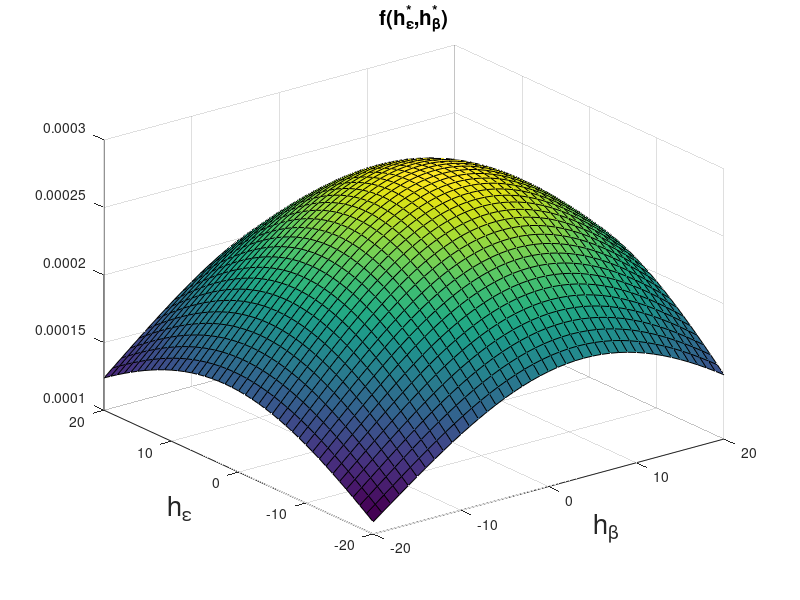
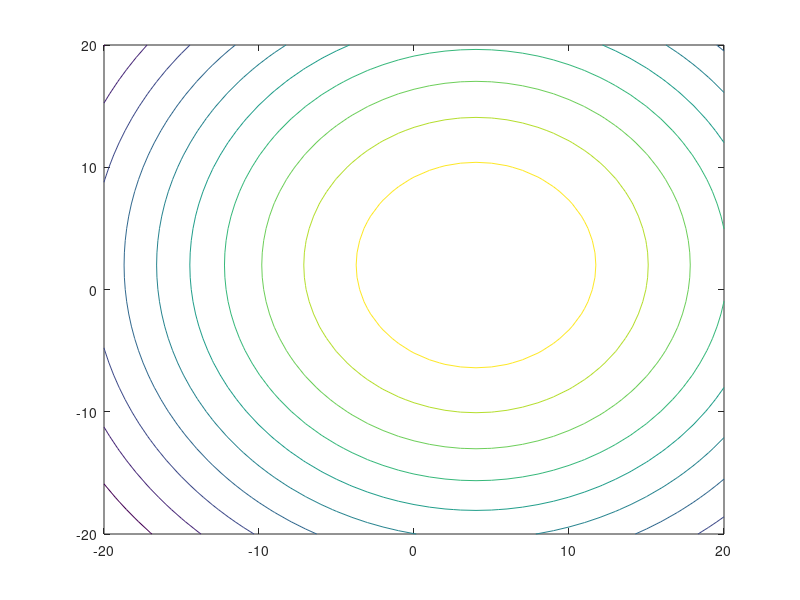

The MATLAB script that drew these images, in order: (Note: this script raises an error after producing the figures.)
%% 
% Spreading density function
% 
% $$f{\left(h_{\varepsilon } ,h_{\beta } \right)}=\frac{1}{2\pi \sigma_{\varepsilon 
% } \sigma_{\beta } }e^{-{\left[\frac{{{\left(h_{\varepsilon } -m_{\varepsilon 
% } \right)}}^2 }{2\sigma_{\varepsilon }^2 }\ +\ \frac{{{\left(h_{\beta } -m_{\beta 
% } \right)}}^2 }{2\sigma_{\beta }^2 }\right]}} \ \$$

s_e=25;
s_b=23;
m_e=2;
m_b=4;

[h_e,h_b] = meshgrid(-20:1:20,-20:1:20);

wsp1=((h_e-m_e).^2/(2*s_e.^2));
wsp2=((h_b-m_b).^2/(2*s_b.^2));

f = 1/(2.*pi.*s_e.*s_b).*exp(-(wsp1+wsp2));

figure
surf(h_b,h_e,f)
% shading flat
% colormap default
title('f(h_\epsilon^*,h_\beta^*)',"FontSize",15)
ylabel('h_\epsilon',"FontSize",20)
xlabel('h_\beta',"FontSize",20)
% text(m_e+3,m_b+3,3.2e-4,'m_\epsilon,m_\beta',"FontSize",13)


figure
[M,c]=contour(h_b,h_e,f);
c.LineWidth = 2;
grid on
% shading flat
% colormap default
title('f(h_\epsilon^*,h_\beta^*)',"FontSize",13)
ylabel('h_\epsilon',"FontSize",13)
xlabel('h_\beta',"FontSize",13)
text(m_e+2,m_b,3.2e-4,'m_\epsilon,m_\beta',"FontSize",13)
hold on
plot(m_b,m_e,'k+','markersize',10,'LineWidth',2)
hold off